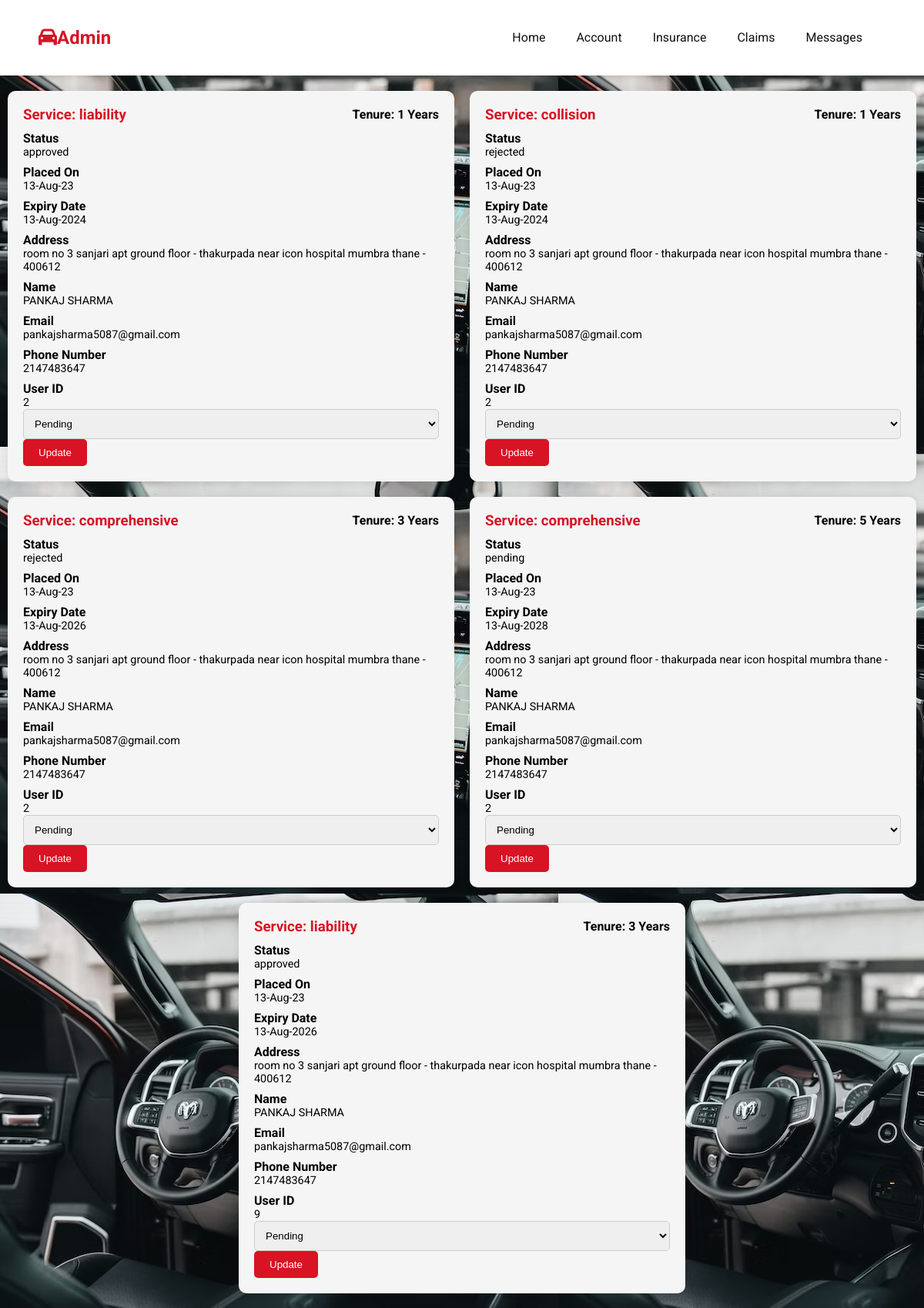
Screenshot of /refer/carinsure/admin_insurance.php with the database file from the repository.
### tables this page shows
CREATE TABLE `subscription` (
  `id` int(255) NOT NULL,
  `user_id` int(255) NOT NULL,
  `name` varchar(255) NOT NULL,
  `email` varchar(255) NOT NULL,
  `number` int(255) NOT NULL,
  `address` varchar(255) NOT NULL,
  `vehicle_number` varchar(255) NOT NULL,
  `vehicle_type` varchar(255) NOT NULL,
  `service_type` varchar(255) NOT NULL,
  `price` int(11) NOT NULL DEFAULT 1000,
  `tenure` int(255) NOT NULL,
  `placed_on` varchar(255) NOT NULL,
  `status` varchar(255) NOT NULL DEFAULT 'pending'
);

### refer/carinsure/admin_insurance.php (the view, shortened to what this page needs)
<?php
@include 'config.php';
$query = "SELECT * FROM subscription";
$result = mysqli_query($conn, $query);
$subscriptions = mysqli_fetch_all($result, MYSQLI_ASSOC);
?>
<!DOCTYPE html>
<html lang="en">
<head>
    <link rel="stylesheet" href="https://cdnjs.cloudflare.com/ajax/libs/font-awesome/6.0.0/css/all.min.css">
    <link rel="stylesheet" href="css/style.css">
</head>
<body>
    <?php @include 'admin_header.php'; ?>
    <div class="subscription-container">
        <?php if (empty($subscriptions)): ?>
            <div class="no-subscription">
                <h3>No Subscriptions</h3>
                <p>You don't have any subscriptions yet.</p>
                <a href="home.php#service" class="buy-button">Buy Subscription</a>
            </div>
        <?php else: ?>
            <?php foreach ($subscriptions as $subscription): ?>
                <?php
                $placedOnDate = strtotime($subscription['placed_on']);
                $expiryDate = strtotime("+" . $subscription['tenure'] . " years", $placedOnDate);
                $formattedExpiryDate = date("d-M-Y", $expiryDate);
                ?>
                <div class="subscription-box">
                    <div class="subscription-header">
                        <h3>Service:
                            <?php echo $subscription['service_type']; ?>
                        </h3>
                        <span>Tenure:
                            <?php echo $subscription['tenure']; ?> Years
                        </span>
                    </div>
                    <div class="subscription-details">
                        <p class="info-label">Status</p>
                        <p class="info-value">
                            <?php echo $subscription['status']; ?>
                        </p>
                        <p class="info-label">Placed On</p>
                        <p class="info-value">
                            <?php echo $subscription['placed_on']; ?>
                        </p>
                        <p class="info-label">Expiry Date</p>
                        <p class="info-value">
                            <?php echo $formattedExpiryDate; ?>
                        </p>
                        <p class="info-label">Address</p>
                        <p class="info-value">
                            <?php echo $subscription['address']; ?>
                        </p>
                        <p class="info-label">Name</p>
                        <p class="info-value">
                            <?php echo $subscription['name']; ?>
                        </p>
                        <p class="info-label">Email</p>
                        <p class="info-value">
                            <?php echo $subscription['email']; ?>
                        </p>
                        <p class="info-label">Phone Number</p>
                        <p class="info-value">
                            <?php echo $subscription['number']; ?>
                        </p>
                        <p class="info-label">User ID</p>
                        <p class="info-value">
                            <?php echo $subscription['user_id']; ?>
                        </p>
                    </div>
                    <form action="" method="post">
                        <select name="new_status">
                            <option value="pending">Pending</option>
                        </select>
                        <input type="submit" name="update_status" class="btn" value="Update">
                    </form>
                </div>
            <?php endforeach; ?>
        <?php endif; ?>
    </div>
    <br>
</body>
</html>

### refer/carinsure/admin_header.php (shortened to what this page needs)
<nav class="navbar">
    <a href="home.php" class="navbar-brand">
        <h2 class="m-0 text-primary"><i class="fa fa-car me-3"></i>Admin</h2>
    </a>
    <div class="navbar-collapse" id="navbarCollapse">
        <div class="navbar-nav">
            <a href="admin_page.php" class="nav-item active">Home</a>
            <a href="admin_account.php" class="nav-item">Account</a>
            <a href="admin_insurance.php" class="nav-item">Insurance</a>
            <a href="admin_claims.php" class="nav-item">Claims</a>
            <a href="admin_message.php" class="nav-item">Messages</a>
        </div>
    </div>
</nav>

### refer/carinsure/css/style.css (style rules this page uses)
:root { --primary: #d81324; --secondary: #0b2154; --light: #bab7b7; --dark: #111111; }
body { font-family: "Roboto", sans-serif; background: url(../img/nebg6.jpg) repeat; max-width: 100%; margin: 0; padding: 0; font-size: 16px; }
h2 { text-align: center; margin-bottom: 20px; color: var(--primary); }
input[type="submit"] { display: inline-block; background-color: var(--primary); color: #ffffff; padding: 10px 20px; border: none; border-radius: 5px; cursor: pointer; transition: background-color 0.3s; }

### refer/carinsure/admin_header.php (style rules this page uses)
.navbar { display: flex; justify-content: space-between; align-items: center; background-color: #fff; box-shadow: 0px 2px 5px rgba(0, 0, 0, 0.1); padding: 15px 50px; }
.navbar-brand { text-decoration: none; color: var(--primary); display: flex; align-items: center; }
.navbar-collapse { display: flex; align-items: center; }
.navbar-nav { display: flex; margin-left: auto; }
.nav-item { margin-right: 20px; text-decoration: none; color: var(--dark); position: relative; padding: 10px; }
.btn { padding: 10px 20px; background-color: var(--primary); color: #fff; text-decoration: none; border: none; border-radius: 2px; cursor: pointer; transition: background-color 0.3s; border-radius: 10px; }

### refer/carinsure/admin_insurance.php (style rules this page uses)
.subscription-container { display: flex; flex-wrap: wrap; gap: 20px; justify-content: center; margin-top: 20px; }
.subscription-box { background-color: #f5f5f5; border-radius: 10px; padding: 20px; box-shadow: 0 0 10px rgba(0, 0, 0, 0.1); width: 45%; min-width: 300px; }
.subscription-box p { margin: 0; font-size: 1em; }
input[type="text"], select { width: 100%; padding: 10px; border: 1px solid #cccccc; border-radius: 5px; transition: border-color 0.3s; padding-right: 0px; }
.subscription-box span { font-weight: bold; }
.subscription-header { display: flex; justify-content: space-between; align-items: center; margin-bottom: 10px; }
.subscription-header h3 { margin: 0; color: #d81324; }
.subscription-details p { margin: 0; }
.subscription-details p.info-label { font-weight: bold; margin-top: 0.5em; }
.subscription-details p.info-value { margin: 0; font-size: 0.9em; }

### rows the page displays
subscription: service_type "liability", tenure "1", status "approved", placed_on "13-Aug-23", formattedExpiryDate "13-Aug-2024", address "room no 3 sanjari apt ground floor - thakurpada near icon hospital mumbra thane - 400612", name "PANKAJ SHARMA", email "pankajsharma5087@gmail.com", number "2147483647", user "2"
subscription: service_type "collision", tenure "1", status "rejected", placed_on "13-Aug-23", formattedExpiryDate "13-Aug-2024", address "room no 3 sanjari apt ground floor - thakurpada near icon hospital mumbra thane - 400612", name "PANKAJ SHARMA", email "pankajsharma5087@gmail.com", number "2147483647", user "2"
subscription: service_type "comprehensive", tenure "3", status "rejected", placed_on "13-Aug-23", formattedExpiryDate "13-Aug-2026", address "room no 3 sanjari apt ground floor - thakurpada near icon hospital mumbra thane - 400612", name "PANKAJ SHARMA", email "pankajsharma5087@gmail.com", number "2147483647", user "2"
subscription: service_type "comprehensive", tenure "5", status "pending", placed_on "13-Aug-23", formattedExpiryDate "13-Aug-2028", address "room no 3 sanjari apt ground floor - thakurpada near icon hospital mumbra thane - 400612", name "PANKAJ SHARMA", email "pankajsharma5087@gmail.com", number "2147483647", user "2"
subscription: service_type "liability", tenure "3", status "approved", placed_on "13-Aug-23", formattedExpiryDate "13-Aug-2026", address "room no 3 sanjari apt ground floor - thakurpada near icon hospital mumbra thane - 400612", name "PANKAJ SHARMA", email "pankajsharma5087@gmail.com", number "2147483647", user "9"
